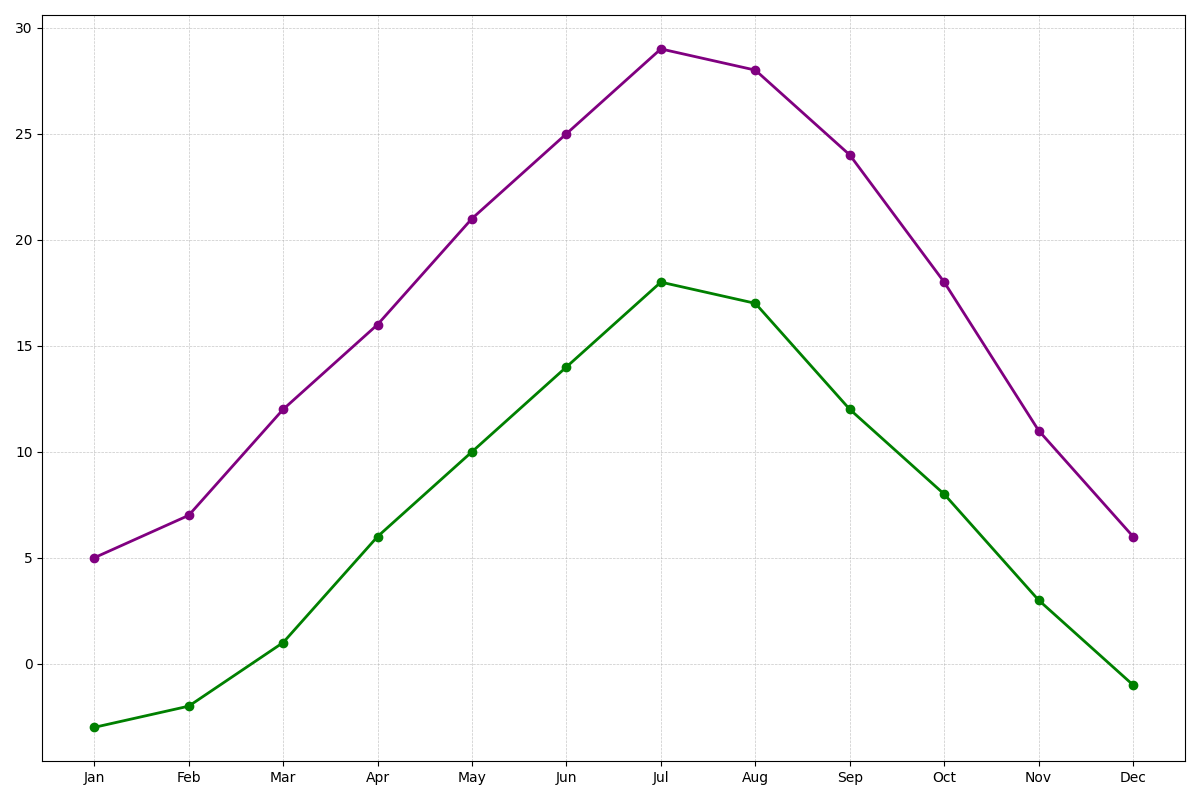

Python code for this plot:
import matplotlib.pyplot as plt
import numpy as np

months = np.array(["Jan", "Feb", "Mar", "Apr", "May", "Jun", "Jul", "Aug", "Sep", "Oct", "Nov", "Dec"])

max_temp_2022 = np.array([5, 7, 12, 16, 21, 25, 29, 28, 24, 18, 11, 6])
min_temp_2022 = np.array([-3, -2, 1, 6, 10, 14, 18, 17, 12, 8, 3, -1])

fig, ax = plt.subplots(figsize=(12, 8))

ax.plot(months, max_temp_2022, color='purple', marker='o', linestyle='-', linewidth=2)
ax.plot(months, min_temp_2022, color='green', marker='o', linestyle='-', linewidth=2)

ax.grid(True, which='both', linestyle='--', linewidth=0.5, alpha=0.7)

plt.tight_layout()
plt.show()
